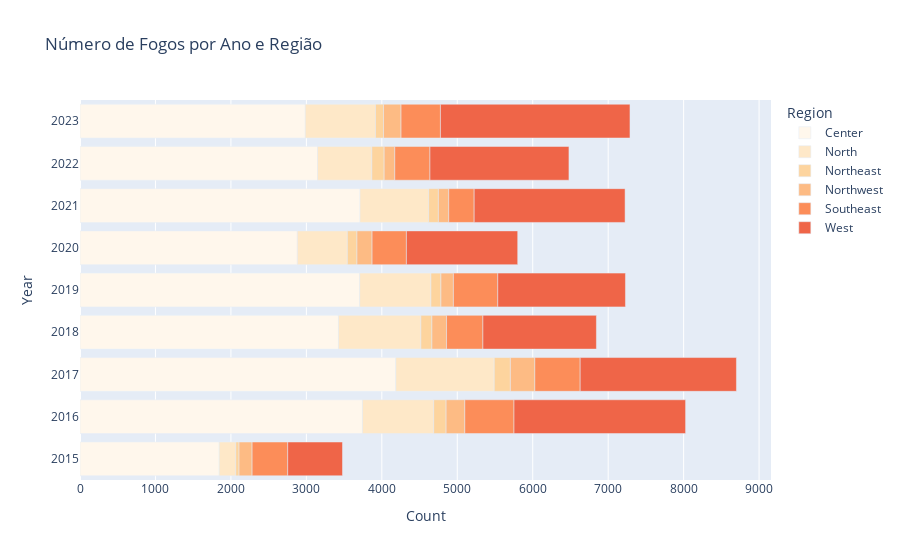

This figure's notebook cell:
### Markdown cell above
altera a forma como o as cores são selecionadas do esquema, para que não apareçam cores repetidas caso sejam incluídas mais regiões

### Code cell
# Contar o número de fogos por ano e região
df_count = df.groupby(['Year', 'Region']).size().reset_index(name='Count')

# Desenhar o gráfico de barras horizontais com cores do esquema 'OrRd'
fig = px.bar(df_count, x='Count', y='Year', color='Region', title='Número de Fogos por Ano e Região', orientation='h',
             color_discrete_sequence=px.colors.sequential.OrRd)
fig.show()

### Figure 1 — Plotly figure (JSON) as saved in the notebook; plotly's stock layout.template omitted (floating-point values rounded to 4 significant figures)
{"data": [{"alignmentgroup": "True", "hovertemplate": "Region=Center<br>Count=%{x}<br>Year=%{y}<extra></extra>", "legendgroup": "Center", "marker": {"color": "rgb(255,247,236)", "pattern": {"shape": ""}}, "name": "Center", "offsetgroup": "Center", "orientation": "h", "showlegend": true, "textposition": "auto", "type": "bar", "x": [1845, 3743, 4186, 3425, 3707, 2880, 3711, 3147, 2985], "xaxis": "x", "y": [2015, 2016, 2017, 2018, 2019, 2020, 2021, 2022, 2023], "yaxis": "y"}, {"alignmentgroup": "True", "hovertemplate": "Region=North<br>Count=%{x}<br>Year=%{y}<extra></extra>", "legendgroup": "North", "marker": {"color": "rgb(254,232,200)", "pattern": {"shape": ""}}, "name": "North", "offsetgroup": "North", "orientation": "h", "showlegend": true, "textposition": "auto", "type": "bar", "x": [219, 945, 1304, 1093, 944, 663, 910, 721, 931], "xaxis": "x", "y": [2015, 2016, 2017, 2018, 2019, 2020, 2021, 2022, 2023], "yaxis": "y"}, {"alignmentgroup": "True", "hovertemplate": "Region=Northeast<br>Count=%{x}<br>Year=%{y}<extra></extra>", "legendgroup": "Northeast", "marker": {"color": "rgb(253,212,158)", "pattern": {"shape": ""}}, "name": "Northeast", "offsetgroup": "Northeast", "orientation": "h", "showlegend": true, "textposition": "auto", "type": "bar", "x": [44, 164, 214, 146, 133, 128, 129, 163, 107], "xaxis": "x", "y": [2015, 2016, 2017, 2018, 2019, 2020, 2021, 2022, 2023], "yaxis": "y"}, {"alignmentgroup": "True", "hovertemplate": "Region=Northwest<br>Count=%{x}<br>Year=%{y}<extra></extra>", "legendgroup": "Northwest", "marker": {"color": "rgb(253,187,132)", "pattern": {"shape": ""}}, "name": "Northwest", "offsetgroup": "Northwest", "orientation": "h", "showlegend": true, "textposition": "auto", "type": "bar", "x": [173, 248, 324, 194, 165, 200, 137, 141, 232], "xaxis": "x", "y": [2015, 2016, 2017, 2018, 2019, 2020, 2021, 2022, 2023], "yaxis": "y"}, {"alignmentgroup": "True", "hovertemplate": "Region=Southeast<br>Count=%{x}<br>Year=%{y}<extra></extra>", "legendgroup": "Southeast", "marker": {"color": "rgb(252,141,89)", "pattern": {"shape": ""}}, "name": "Southeast", "offsetgroup": "Southeast", "orientation": "h", "showlegend": true, "textposition": "auto", "type": "bar", "x": [472, 652, 601, 482, 588, 455, 337, 466, 522], "xaxis": "x", "y": [2015, 2016, 2017, 2018, 2019, 2020, 2021, 2022, 2023], "yaxis": "y"}, {"alignmentgroup": "True", "hovertemplate": "Region=West<br>Count=%{x}<br>Year=%{y}<extra></extra>", "legendgroup": "West", "marker": {"color": "rgb(239,101,72)", "pattern": {"shape": ""}}, "name": "West", "offsetgroup": "West", "orientation": "h", "showlegend": true, "textposition": "auto", "type": "bar", "x": [726, 2274, 2071, 1504, 1692, 1475, 2000, 1842, 2512], "xaxis": "x", "y": [2015, 2016, 2017, 2018, 2019, 2020, 2021, 2022, 2023], "yaxis": "y"}], "layout": {"autosize": true, "barmode": "relative", "legend": {"title": {"text": "Region"}, "tracegroupgap": 0}, "title": {"text": "Número de Fogos por Ano e Região"}, "xaxis": {"anchor": "y", "autorange": true, "domain": [0, 1], "range": [0, 9158.0], "title": {"text": "Count"}, "type": "linear"}, "yaxis": {"anchor": "x", "autorange": true, "domain": [0, 1], "range": [2014.0, 2024.0], "title": {"text": "Year"}, "type": "linear"}}}
